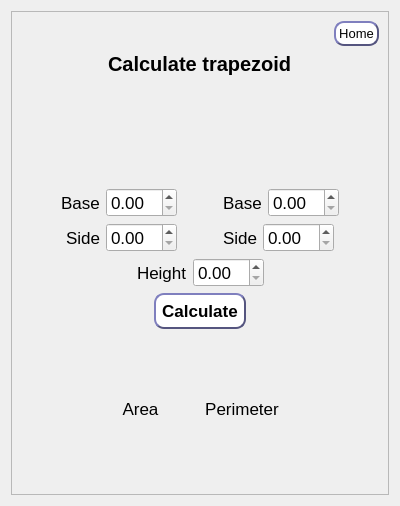
      <widget class="QWidget" name="page_4">
       <layout class="QGridLayout" name="gridLayout_7">
        <item row="0" column="0">
         <widget class="QFrame" name="frame_4">
          <property name="frameShape">
           <enum>QFrame::StyledPanel</enum>
          </property>
          <property name="frameShadow">
           <enum>QFrame::Raised</enum>
          </property>
          <layout class="QGridLayout" name="gridLayout_6">
           <item row="0" column="0">
            <layout class="QHBoxLayout" name="horizontalLayout_4">
             <item>
              <spacer name="horizontalSpacer_8">
               <property name="orientation">
                <enum>Qt::Horizontal</enum>
               </property>
               <property name="sizeHint" stdset="0">
                <size>
                 <width>40</width>
                 <height>20</height>
                </size>
               </property>
              </spacer>
             </item>
             <item>
              <widget class="QPushButton" name="pushButton_7">
               <property name="font">
                <font>
                 <pointsize>10</pointsize>
                </font>
               </property>
               <property name="styleSheet">
                <string notr="true">QPushButton {
background-color:white;
border-style:outset;
border-width:2px;
border-color:rgb(85, 85, 127);
border-radius: 10px;
min-width: 5em;
padding:3px
}
QPushButton:pressed {
    background-color: rgb(156, 166, 255);
    border-style: inset;
}</string>
               </property>
               <property name="text">
                <string>Home</string>
               </property>
              </widget>
             </item>
            </layout>
           </item>
           <item row="1" column="0">
            <layout class="QVBoxLayout" name="verticalLayout_4">
             <item>
              <layout class="QHBoxLayout" name="horizontalLayout_11">
               <item>
                <spacer name="horizontalSpacer_31">
                 <property name="orientation">
                  <enum>Qt::Horizontal</enum>
                 </property>
                 <property name="sizeHint" stdset="0">
                  <size>
                   <width>40</width>
                   <height>20</height>
                  </size>
                 </property>
                </spacer>
               </item>
               <item>
                <widget class="QLabel" name="label_19">
                 <property name="font">
                  <font>
                   <pointsize>15</pointsize>
                   <weight>75</weight>
                   <bold>true</bold>
                  </font>
                 </property>
                 <property name="text">
                  <string>Calculate trapezoid</string>
                 </property>
                </widget>
               </item>
               <item>
                <spacer name="horizontalSpacer_32">
                 <property name="orientation">
                  <enum>Qt::Horizontal</enum>
                 </property>
                 <property name="sizeHint" stdset="0">
                  <size>
                   <width>40</width>
                   <height>20</height>
                  </size>
                 </property>
                </spacer>
               </item>
              </layout>
             </item>
             <item>
              <layout class="QGridLayout" name="gridLayout_15">
               <item row="1" column="1">
                <widget class="QLabel" name="label_20">
                 <property name="styleSheet">
                  <string notr="true">background-color:transparent
</string>
                 </property>
                 <property name="text">
                  <string/>
                 </property>
                 <property name="pixmap">
                  <pixmap>../resources/trap.png</pixmap>
                 </property>
                 <property name="scaledContents">
                  <bool>true</bool>
                 </property>
                </widget>
               </item>
               <item row="1" column="0">
                <spacer name="horizontalSpacer_33">
                 <property name="orientation">
                  <enum>Qt::Horizontal</enum>
                 </property>
                 <property name="sizeHint" stdset="0">
                  <size>
                   <width>40</width>
                   <height>20</height>
                  </size>
                 </property>
                </spacer>
               </item>
               <item row="0" column="1">
                <spacer name="verticalSpacer_14">
                 <property name="orientation">
                  <enum>Qt::Vertical</enum>
                 </property>
                 <property name="sizeHint" stdset="0">
                  <size>
                   <width>20</width>
                   <height>40</height>
                  </size>
                 </property>
                </spacer>
               </item>
               <item row="1" column="2">
                <spacer name="horizontalSpacer_34">
                 <property name="orientation">
                  <enum>Qt::Horizontal</enum>
                 </property>
                 <property name="sizeHint" stdset="0">
                  <size>
                   <width>40</width>
                   <height>20</height>
                  </size>
                 </property>
                </spacer>
               </item>
               <item row="2" column="1">
                <spacer name="verticalSpacer_15">
                 <property name="orientation">
                  <enum>Qt::Vertical</enum>
                 </property>
                 <property name="sizeHint" stdset="0">
                  <size>
                   <width>20</width>
                   <height>40</height>
                  </size>
                 </property>
                </spacer>
               </item>
              </layout>
             </item>
             <item>
              <layout class="QHBoxLayout" name="horizontalLayout_12">
               <item>
                <spacer name="horizontalSpacer_35">
                 <property name="orientation">
                  <enum>Qt::Horizontal</enum>
                 </property>
                 <property name="sizeHint" stdset="0">
                  <size>
                   <width>40</width>
                   <height>20</height>
                  </size>
                 </property>
                </spacer>
               </item>
               <item>
                <widget class="QLabel" name="label_21">
                 <property name="font">
                  <font>
                   <pointsize>13</pointsize>
                  </font>
                 </property>
                 <property name="text">
                  <string>Base</string>
                 </property>
                 <property name="alignment">
                  <set>Qt::AlignLeading|Qt::AlignLeft|Qt::AlignVCenter</set>
                 </property>
                </widget>
               </item>
               <item>
                <widget class="QDoubleSpinBox" name="doubleSpinBox_5">
                 <property name="font">
                  <font>
                   <pointsize>13</pointsize>
                  </font>
                 </property>
                </widget>
               </item>
               <item>
                <spacer name="horizontalSpacer_36">
                 <property name="orientation">
                  <enum>Qt::Horizontal</enum>
                 </property>
                 <property name="sizeType">
                  <enum>QSizePolicy::Fixed</enum>
                 </property>
                 <property name="sizeHint" stdset="0">
                  <size>
                   <width>40</width>
                   <height>20</height>
                  </size>
                 </property>
                </spacer>
               </item>
               <item>
                <widget class="QLabel" name="label_22">
                 <property name="font">
                  <font>
                   <pointsize>13</pointsize>
                  </font>
                 </property>
                 <property name="text">
                  <string>Base</string>
                 </property>
                </widget>
               </item>
               <item>
                <widget class="QDoubleSpinBox" name="doubleSpinBox_6">
                 <property name="font">
                  <font>
                   <pointsize>13</pointsize>
                  </font>
                 </property>
                </widget>
               </item>
               <item>
                <spacer name="horizontalSpacer_38">
                 <property name="orientation">
                  <enum>Qt::Horizontal</enum>
                 </property>
                 <property name="sizeHint" stdset="0">
                  <size>
                   <width>40</width>
                   <height>20</height>
                  </size>
                 </property>
                </spacer>
               </item>
              </layout>
             </item>
             <item>
              <layout class="QHBoxLayout" name="horizontalLayout_25">
               <item>
                <spacer name="horizontalSpacer_14">
                 <property name="orientation">
                  <enum>Qt::Horizontal</enum>
                 </property>
                 <property name="sizeHint" stdset="0">
                  <size>
                   <width>40</width>
                   <height>20</height>
                  </size>
                 </property>
                </spacer>
               </item>
               <item>
                <widget class="QLabel" name="label_8">
                 <property name="font">
                  <font>
                   <pointsize>13</pointsize>
                  </font>
                 </property>
                 <property name="text">
                  <string>Side</string>
                 </property>
                </widget>
               </item>
               <item>
                <widget class="QDoubleSpinBox" name="doubleSpinBox">
                 <property name="font">
                  <font>
                   <pointsize>13</pointsize>
                  </font>
                 </property>
                </widget>
               </item>
               <item>
                <spacer name="horizontalSpacer_16">
                 <property name="orientation">
                  <enum>Qt::Horizontal</enum>
                 </property>
                 <property name="sizeType">
                  <enum>QSizePolicy::Fixed</enum>
                 </property>
                 <property name="sizeHint" stdset="0">
                  <size>
                   <width>40</width>
                   <height>20</height>
                  </size>
                 </property>
                </spacer>
               </item>
               <item>
                <widget class="QLabel" name="label_9">
                 <property name="font">
                  <font>
                   <pointsize>13</pointsize>
                  </font>
                 </property>
                 <property name="text">
                  <string>Side</string>
                 </property>
                </widget>
               </item>
               <item>
                <widget class="QDoubleSpinBox" name="doubleSpinBox_10">
                 <property name="font">
                  <font>
                   <pointsize>13</pointsize>
                  </font>
                 </property>
                </widget>
               </item>
               <item>
                <spacer name="horizontalSpacer_15">
                 <property name="orientation">
                  <enum>Qt::Horizontal</enum>
                 </property>
                 <property name="sizeHint" stdset="0">
                  <size>
                   <width>40</width>
                   <height>20</height>
                  </size>
                 </property>
                </spacer>
               </item>
              </layout>
             </item>
             <item>
              <layout class="QHBoxLayout" name="horizontalLayout_26">
               <item>
                <spacer name="horizontalSpacer_12">
                 <property name="orientation">
                  <enum>Qt::Horizontal</enum>
                 </property>
                 <property name="sizeHint" stdset="0">
                  <size>
                   <width>40</width>
                   <height>20</height>
                  </size>
                 </property>
                </spacer>
               </item>
               <item>
                <widget class="QLabel" name="label_23">
                 <property name="font">
                  <font>
                   <pointsize>13</pointsize>
                  </font>
                 </property>
                 <property name="text">
                  <string>Height</string>
                 </property>
                 <property name="alignment">
                  <set>Qt::AlignLeading|Qt::AlignLeft|Qt::AlignVCenter</set>
                 </property>
                </widget>
               </item>
               <item>
                <widget class="QDoubleSpinBox" name="doubleSpinBox_7">
                 <property name="font">
                  <font>
                   <pointsize>13</pointsize>
                  </font>
                 </property>
                </widget>
               </item>
               <item>
                <spacer name="horizontalSpacer_13">
                 <property name="orientation">
                  <enum>Qt::Horizontal</enum>
                 </property>
                 <property name="sizeHint" stdset="0">
                  <size>
                   <width>40</width>
                   <height>20</height>
                  </size>
                 </property>
                </spacer>
               </item>
              </layout>
             </item>
             <item>
              <layout class="QHBoxLayout" name="horizontalLayout_13">
               <item>
                <spacer name="horizontalSpacer_39">
                 <property name="orientation">
                  <enum>Qt::Horizontal</enum>
                 </property>
                 <property name="sizeHint" stdset="0">
                  <size>
                   <width>40</width>
                   <height>20</height>
                  </size>
                 </property>
                </spacer>
               </item>
               <item>
                <widget class="QPushButton" name="pushButton_4">
                 <property name="font">
                  <font>
                   <pointsize>13</pointsize>
                   <weight>75</weight>
                   <bold>true</bold>
                  </font>
                 </property>
                 <property name="styleSheet">
                  <string notr="true">QPushButton {
background-color:white;
border-style:outset;
border-width:2px;
border-color:rgb(85, 85, 127);
border-radius: 10px;
min-width: 10em;
padding:6px
}
QPushButton:pressed {
    background-color: rgb(156, 166, 255);
    border-style: inset;
}</string>
                 </property>
                 <property name="text">
                  <string>Calculate</string>
                 </property>
                </widget>
               </item>
               <item>
                <spacer name="horizontalSpacer_40">
                 <property name="orientation">
                  <enum>Qt::Horizontal</enum>
                 </property>
                 <property name="sizeHint" stdset="0">
                  <size>
                   <width>40</width>
                   <height>20</height>
                  </size>
                 </property>
                </spacer>
               </item>
              </layout>
             </item>
             <item>
              <widget class="QLabel" name="label_6">
               <property name="font">
                <font>
                 <pointsize>12</pointsize>
                </font>
               </property>
               <property name="text">
                <string/>
               </property>
               <property name="alignment">
                <set>Qt::AlignCenter</set>
               </property>
              </widget>
             </item>
             <item>
              <spacer name="verticalSpacer_16">
               <property name="orientation">
                <enum>Qt::Vertical</enum>
               </property>
               <property name="sizeHint" stdset="0">
                <size>
                 <width>20</width>
                 <height>40</height>
                </size>
               </property>
              </spacer>
             </item>
             <item>
              <layout class="QHBoxLayout" name="horizontalLayout_14">
               <item>
                <spacer name="horizontalSpacer_41">
                 <property name="orientation">
                  <enum>Qt::Horizontal</enum>
                 </property>
                 <property name="sizeHint" stdset="0">
                  <size>
                   <width>40</width>
                   <height>20</height>
                  </size>
                 </property>
                </spacer>
               </item>
               <item>
                <layout class="QGridLayout" name="gridLayout_16">
                 <item row="1" column="2">
                  <widget class="QLabel" name="label_24">
                   <property name="font">
                    <font>
                     <pointsize>13</pointsize>
                     <weight>75</weight>
                     <bold>true</bold>
                    </font>
                   </property>
                   <property name="text">
                    <string/>
                   </property>
                   <property name="alignment">
                    <set>Qt::AlignCenter</set>
                   </property>
                  </widget>
                 </item>
                 <item row="0" column="2">
                  <widget class="QLabel" name="label_25">
                   <property name="font">
                    <font>
                     <pointsize>13</pointsize>
                    </font>
                   </property>
                   <property name="text">
                    <string>Perimeter</string>
                   </property>
                   <property name="alignment">
                    <set>Qt::AlignCenter</set>
                   </property>
                  </widget>
                 </item>
                 <item row="1" column="0">
                  <widget class="QLabel" name="label_26">
                   <property name="font">
                    <font>
                     <pointsize>13</pointsize>
                     <weight>75</weight>
                     <bold>true</bold>
                    </font>
                   </property>
                   <property name="text">
                    <string/>
                   </property>
                   <property name="alignment">
                    <set>Qt::AlignCenter</set>
                   </property>
                  </widget>
                 </item>
                 <item row="0" column="0">
                  <widget class="QLabel" name="label_27">
                   <property name="font">
                    <font>
                     <pointsize>13</pointsize>
                    </font>
                   </property>
                   <property name="text">
                    <string>Area</string>
                   </property>
                   <property name="alignment">
                    <set>Qt::AlignCenter</set>
                   </property>
                  </widget>
                 </item>
                 <item row="0" column="1">
                  <spacer name="horizontalSpacer_42">
                   <property name="orientation">
                    <enum>Qt::Horizontal</enum>
                   </property>
                   <property name="sizeType">
                    <enum>QSizePolicy::Fixed</enum>
                   </property>
                   <property name="sizeHint" stdset="0">
                    <size>
                     <width>40</width>
                     <height>20</height>
                    </size>
                   </property>
                  </spacer>
                 </item>
                </layout>
               </item>
               <item>
                <spacer name="horizontalSpacer_43">
                 <property name="orientation">
                  <enum>Qt::Horizontal</enum>
                 </property>
                 <property name="sizeHint" stdset="0">
                  <size>
                   <width>40</width>
                   <height>20</height>
                  </size>
                 </property>
                </spacer>
               </item>
              </layout>
             </item>
            </layout>
           </item>
           <item row="2" column="0">
            <spacer name="verticalSpacer_17">
             <property name="orientation">
              <enum>Qt::Vertical</enum>
             </property>
             <property name="sizeHint" stdset="0">
              <size>
               <width>20</width>
               <height>40</height>
              </size>
             </property>
            </spacer>
           </item>
          </layout>
         </widget>
        </item>
       </layout>
      </widget>
